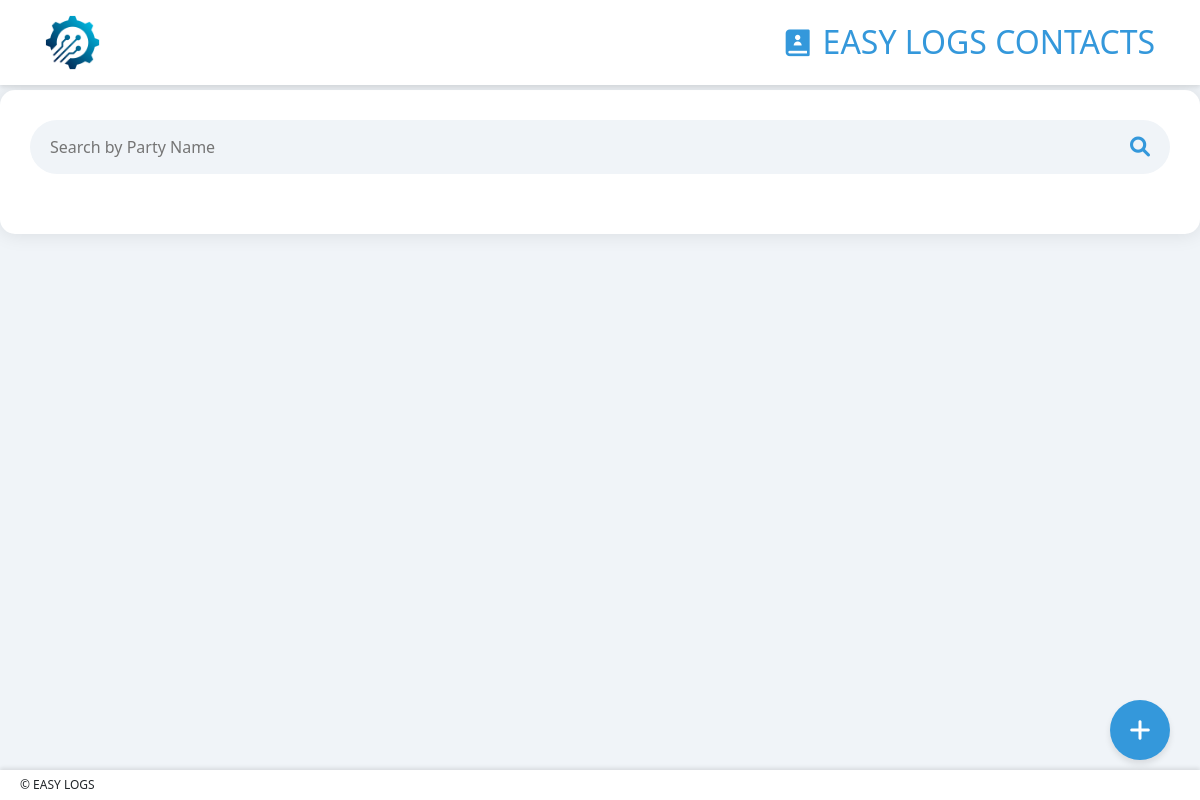
Page /create_contact/ on the earlier database version.
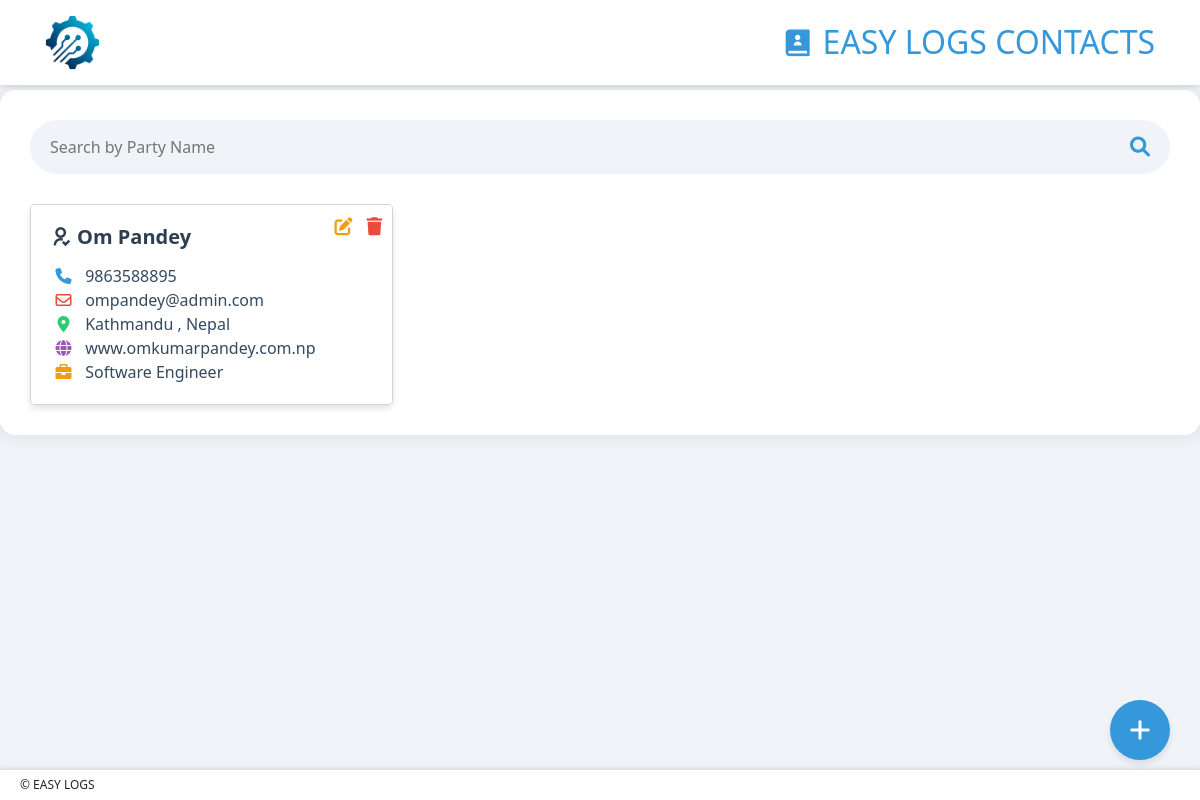
Same page on the later database version.
### database/models.py (models this page shows)
class Crm_Contacts (models.Model):
    contact_name = models.CharField(max_length=50 , null=True)
    contact_number = models.CharField(max_length=50 , null=True)
    email = models.CharField(max_length=50 , null=True)
    address = models.CharField(max_length=50 , null=True)
    website = models.CharField(max_length=50 , null=True)
    designaton = models.CharField(max_length=50 , null=True)

### database/views.py (the view, shortened to what this page needs)
# urls.py: path('create_contact/', views.create_contact, name='create_contact'),
def create_contact(request):
    contacts = Crm_Contacts.objects.all()  # Fetch all contacts to display in the table
    return render(request, "crm/Contacts.html", {'contacts': contacts})

### Templates/crm/Contacts.html (shortened to what this page needs)
<!DOCTYPE html>
<html lang="en">
<head>
  <link
    href="https://cdn.jsdelivr.net/npm/remixicon@4.3.0/fonts/remixicon.css"
    rel="stylesheet"
  />
  <link rel="stylesheet" href="https://stackpath.bootstrapcdn.com/bootstrap/4.5.2/css/bootstrap.min.css">
  <link rel="stylesheet" href="https://cdnjs.cloudflare.com/ajax/libs/font-awesome/6.0.0/css/all.min.css">
  <link rel="stylesheet" href="https://cdnjs.cloudflare.com/ajax/libs/animate.css/4.1.1/animate.min.css">
</head>
<body>
  <header class="sticky-header">
    <div class="container">
      <div class="d-flex justify-content-between align-items-center">
        <a class="navbar-brand" href="/admin_dashboard">
          <img src="/static/images/Logo.png" alt="" id="nav-logo">
        </a>
        <h2 class="m-0" style="color: #3498db"><i class="ri-contacts-book-2-fill"></i> EASY LOGS CONTACTS</h2>
      </div>
    </div>
  </header>
  <div class="container todo-container">
    <div class="search-bar animate__animated animate__fadeInDown">
      <input type="text" class="search-input" id="searchInput" placeholder="Search by Party Name">
      <i class="fas fa-search search-icon"></i>
    </div>
    <div class="todo-list animate__animated animate__fadeInUp" id="todoList">
      {% for data in contacts %}
      <div class="card todo-item">
        <div class="card-body">
          <div class="card-icons">
            <i class="fas fa-edit card-icon edit-icon" data-toggle="modal" data-target="#editModal" data-id="{{data.id}}" data-name="{{data.contact_name}}" data-contact="{{data.contact_number}}" data-email="{{data.email}}" data-address="{{data.address}}" data-website="{{data.website}}" data-designation="{{data.designaton}}"></i>
            <a href="{% url "delete" data.id %}" id="delete" ><i class="fas fa-trash card-icon delete-icon"></i></a>
          </div>
          <h5 class="card-title"><i class="ri-user-follow-line"></i> {{data.contact_name}}</h5>
          <p class="card-text">
            <i class="fas fa-phone"></i> {{data.contact_number}}<br>
            <i class="far fa-envelope"></i> {{data.email}}<br>
            <i class="fas fa-map-marker-alt"></i> {{data.address}}<br>
            <i class="fas fa-globe"></i> {{data.website}}<br>
            <i class="fas fa-briefcase"></i> {{data.designaton}}
          </p>
        </div>
      </div>
      {% endfor %}
    </div>
  </div>
  <div class="sticky-footer">
    <div>&copy; EASY LOGS</div>
  </div>
  <button class="add-contact-btn" data-toggle="modal" data-target="#addModal"><i class="fas fa-plus"></i></button>
</body>
</html>

Differences in the rows shown:
added Crm_Contacts: contact_name "Om Pandey", contact_number "9863588895", email "ompandey@admin.com", address "Kathmandu , Nepal", website "www.omkumarpandey.com.np", designaton "Software Engineer"
